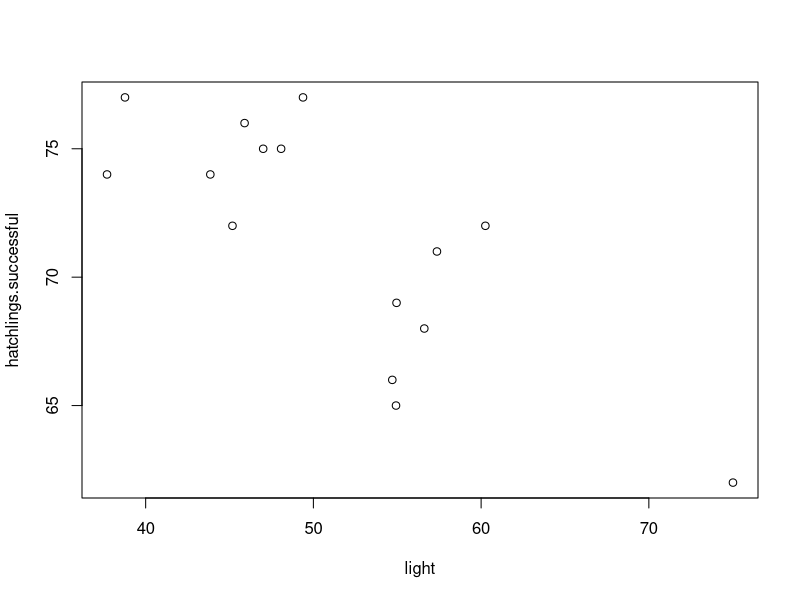
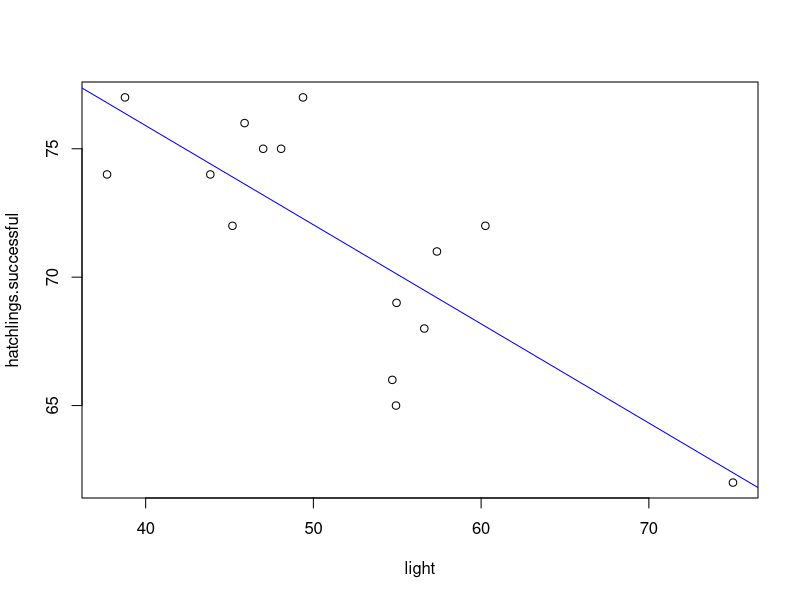

Write R code to recreate these figures, in order.
## ---- chunk 1

knitr::opts_chunk$set(echo = TRUE, cache = TRUE)

## ---- chunk 2

############################################################
####                                                    ####  
####  NRES 710, Lecture 4                               ####
####                                                    ####
####  Kevin Shoemaker and Ben Sullivan                  #### 
####  University of Nevada, Reno                        ####
####                                                    #### 
############################################################


############################################################
####  Linear Regression and ANOVA                       ####
############################################################


## ---- chunk 3

eggs.per.nest <- 100
n.nests <- 15
light <- rnorm(n.nests,50,10)   # make up some light pollution values (predictor var)

probsucc <- function(light){    # egg success as a function of light pollution
  plogis(1.5-0.01*light)
}

hatchlings.successful <- rbinom(n.nests,eggs.per.nest,probsucc(light))   # determine number of successful eggs (response var)

#curve(probsucc,0,100)

plot(hatchlings.successful~light)  # plot the data


## ---- chunk 4

slope <- sum((light-mean(light))*(hatchlings.successful-mean(hatchlings.successful)))/sum((light-mean(light))^2)
intercept <- mean(hatchlings.successful) - slope*mean(light)

exp.successful <- intercept+slope*light # expected number of eggs for each observation
residuals <- hatchlings.successful-exp.successful

stderr <- sqrt(((1/(n.nests-2))*sum(residuals^2))/(sum((light-mean(light))^2)))    # standard error

t.stat <- (slope-0)/stderr    # t statistic

pval <- 2*pt(t.stat,n.nests-2)    # p value


############
# use lm function instead (easy way!)

model <- lm(hatchlings.successful~light)

summary(model)   # get the same t stat and p-value hopefully!


############
# plot regression line!

plot(hatchlings.successful~light)  # plot the data
abline(intercept,slope,col="blue")


## ---- chunk 5

mod <- lm(Volume~Girth,data=trees)
summary(mod)
